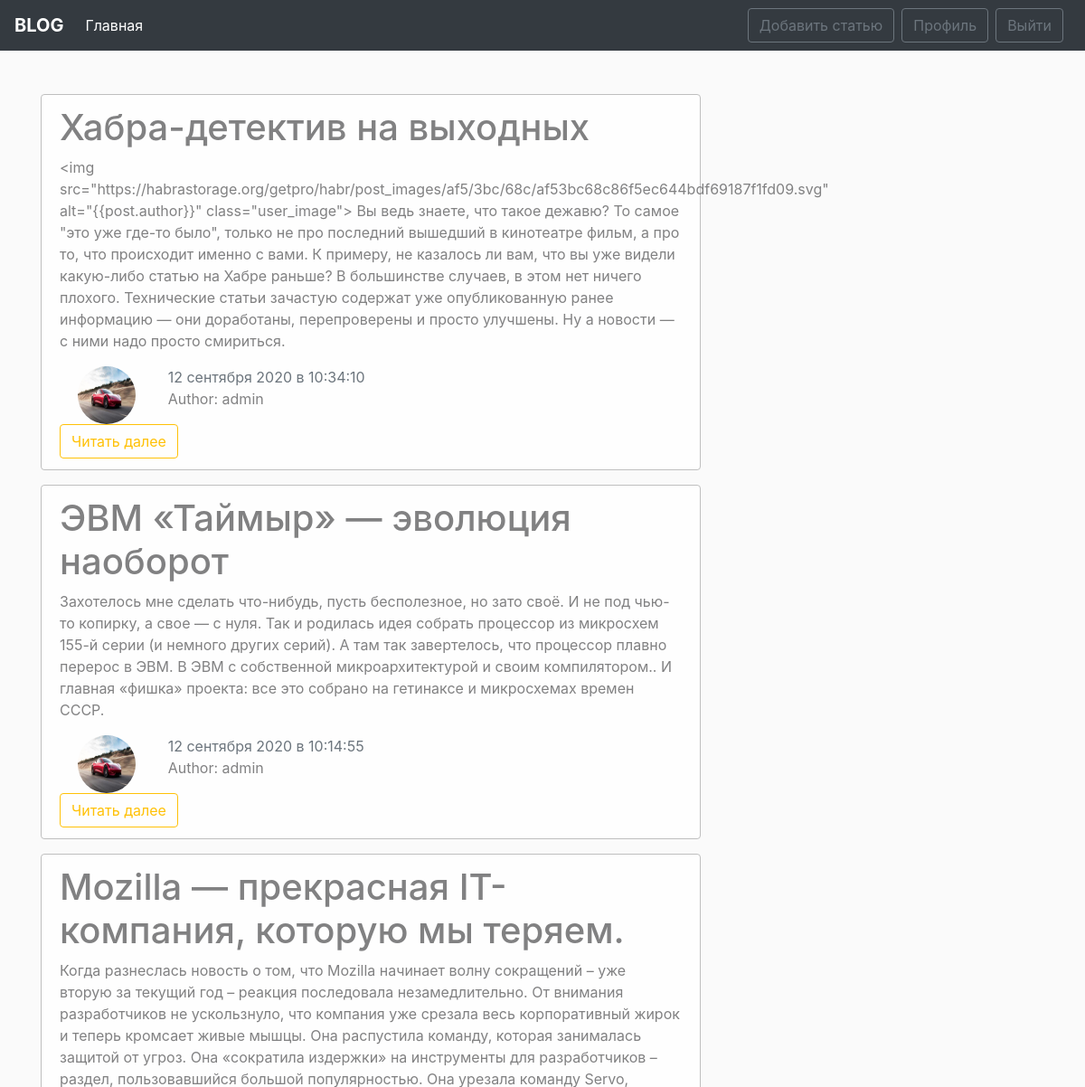
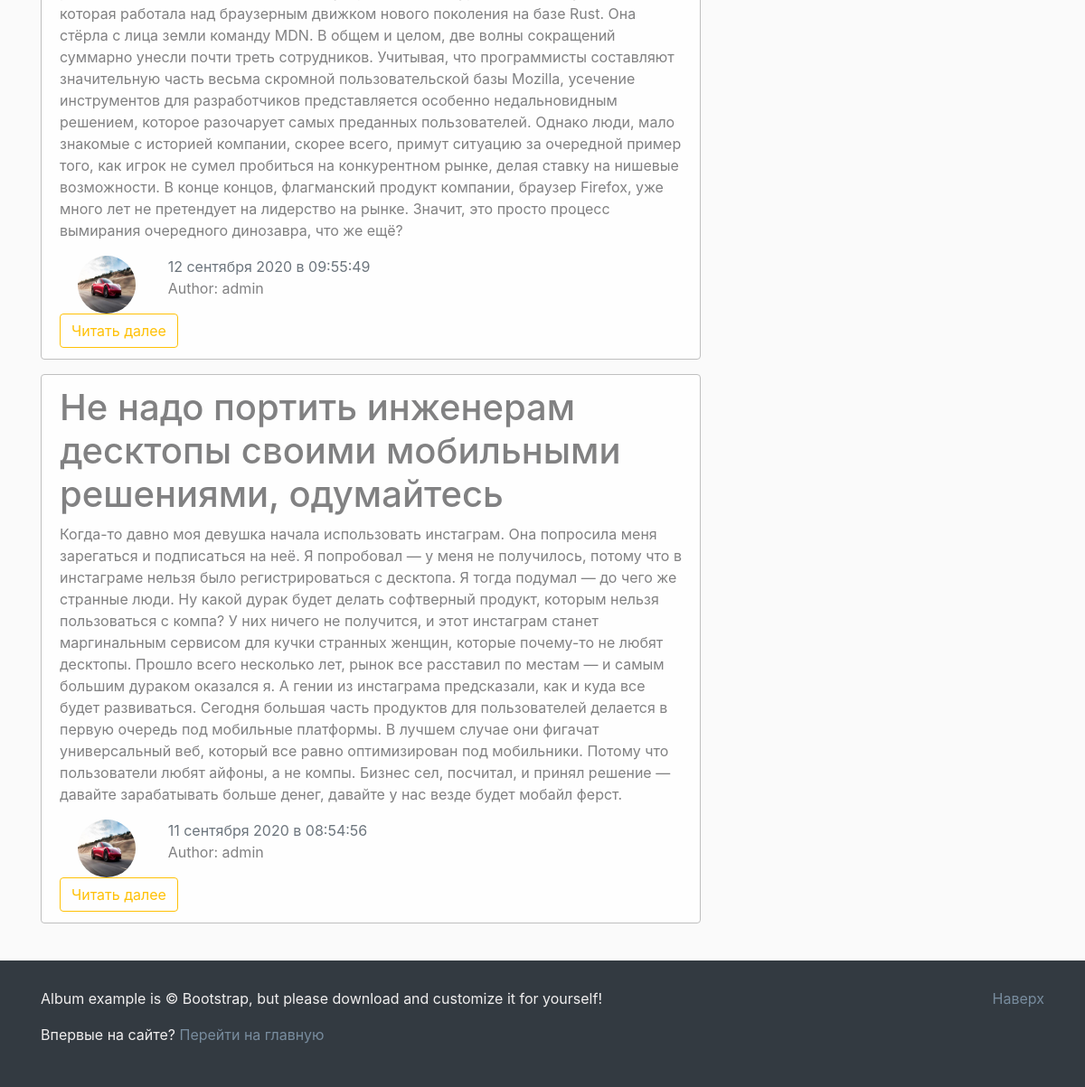
The app's page / (signed in) with its own data (2 pictures, top to bottom).
### blog/models.py (models this page shows, shortened)
class News(models.Model):
    title = models.CharField(max_length=100)
    text = models.TextField()
    date = models.DateTimeField(default=timezone.now)
    author = models.ForeignKey(User,on_delete=models.CASCADE)

### users/models.py (models this page shows, shortened)
class Profile(models.Model):
    user = models.OneToOneField(User, on_delete=models.CASCADE)
    img = models.ImageField(default='default.jpg',upload_to='user_images')

### blog/views.py (the view)
# urls.py: path('', views.ShowNewsView.as_view(), name = 'blog-home'),
class ShowNewsView(ListView):
    model = News
    template_name = 'blog/home.html'
    context_object_name = 'news'
    ordering = ['-date']
    paginate_by = 4
    def get_context_data(self, *, object_list=None, **kwargs):
        ctx =  super(ShowNewsView,self).get_context_data(**kwargs)
        ctx['title'] = 'Главная страница блога'
        return ctx

### blog/templates/blog/home.html
{% extends 'blog/main.html' %}
{% block main_section %}
{% for post in news %}
<div class="alert alert-light">
    <h1>{{post.title}}</h1>
    <p>{{ post.text}}</p>
    <div class="row">
        <div class="col-md-2">
            {% if post.author.profile.img %}
            <img src="{{post.author.profile.img.url}}" alt="{{post.author}}" class="user_image">
            {% else %}
            <img src="/pictures/default.jpg" alt="{{post.author}}" class="user_image">
            {%endif%}
        </div>
    <div class="col-md-10">
    <span class="text-muted">{{post.date|date:"d E Y в H:i:s" }}</span>
        {% if post.author %}
    <p>Author: {{post.author}}</p>
{% else %}
    <p>Author: Admdin</p>
{% endif %}
         </div>
    </div>
    <a href="{% url 'news-detail' post.id %}" class="btn btn-outline-warning">Читать далее</a>
        </div>
{% endfor %}
{% endblock main_section %}

### blog/static/blog/main.css (style rules this page uses)
body { background: #fafafa }
.alert-light { border-color: #bfbfbf }
.user_image { width: 64px; height: 64px; border-radius: 50%; margin-right: 10px; margin-left: 20px; }

### records on screen
News: title "Хабра-детектив на выходных", text "<img src=\"https://habrastorage.org/getpro/habr/post_images/af5/3bc/68c/af53bc68c86f5ec644bdf69187f1fd09.svg\" alt=\"{{post.author}}\" class=\"user_image\"> Вы ведь знаете, что такое дежавю? То самое \"это уже где-то было\", только не про последний вышедший в кинотеатре фильм, а про то, что происходит именно с вами. К примеру, не казалось ли вам, что вы уже видели какую-либо статью на Хабре раньше? В большинстве случаев, в этом нет ничего плохого. Технические статьи зачастую содержат уже опубликованную ранее информацию — они доработаны, перепроверены и просто улучшены. Ну а новости — с ними надо просто смириться.", author.profile.img (picture), date "12 сентября 2020 в 10:34:10", author "admin"
News: title "ЭВМ «Таймыр» — эволюция наоборот", text "Захотелось мне сделать что-нибудь, пусть бесполезное, но зато своё. И не под чью-то копирку, а свое — с нуля. Так и родилась идея собрать процессор из микросхем 155-й серии (и немного других серий). А там так завертелось, что процессор плавно перерос в ЭВМ. В ЭВМ с собственной микроархитектурой и своим компилятором.. И главная «фишка» проекта: все это собрано на гетинаксе и микросхемах времен СССР.", author.profile.img (picture), date "12 сентября 2020 в 10:14:55", author "admin"
News: title "Mozilla — прекрасная IT-компания, которую мы теряем.", text "Когда разнеслась новость о том, что Mozilla начинает волну сокращений – уже вторую за текущий год – реакция последовала незамедлительно. От внимания разработчиков не ускользнуло, что компания уже срезала весь корпоративный жирок и теперь кромсает живые мышцы. Она распустила команду, которая занималась защитой от угроз. Она «сократила издержки» на инструменты для разработчиков – раздел, пользовавшийся большой популярностью. Она урезала команду Servo, которая работала над браузерным движком нового поколения на базе Rust. Она стёрла с лица земли команду MDN. В общем и целом, две волны сокращений суммарно унесли почти треть сотрудников. Учитывая, что программисты составляют значительную часть…", author.profile.img (picture), date "12 сентября 2020 в 09:55:49", author "admin"
News: title "Не надо портить инженерам десктопы своими мобильными решениями, одумайтесь", text "Когда-то давно моя девушка начала использовать инстаграм. Она попросила меня зарегаться и подписаться на неё. Я попробовал — у меня не получилось, потому что в инстаграме нельзя было регистрироваться с десктопа. Я тогда подумал — до чего же странные люди. Ну какой дурак будет делать софтверный продукт, которым нельзя пользоваться с компа? У них ничего не получится, и этот инстаграм станет маргинальным сервисом для кучки странных женщин, которые почему-то не любят десктопы. Прошло всего несколько лет, рынок все расставил по местам — и самым большим дураком оказался я. А гении из инстаграма предсказали, как и куда все будет развиваться. Сегодня большая часть продуктов для пользователей…", author.profile.img (picture), date "11 сентября 2020 в 08:54:56", author "admin"
